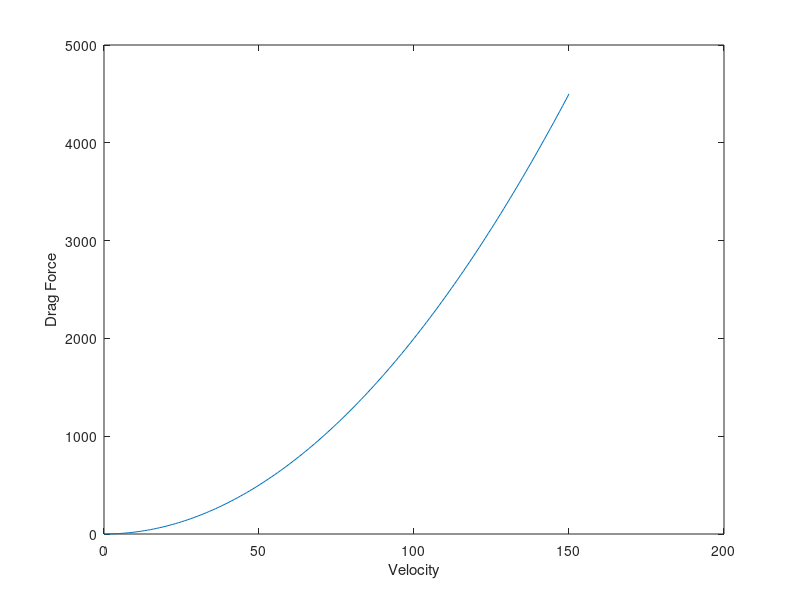

Write the MATLAB code that produced this figure.

F = input('enter the drag force');
V = input('enter the air velocity');
A = input('enter the surface area');
rho = input('enter the air density');

C = F./(rho.*V.^2.*A./2);

V = 0:1:150;
F=C.*(rho.*V.^2.*A./2);
plot (V,F)
xlabel('Velocity')
ylabel ('Drag Force')